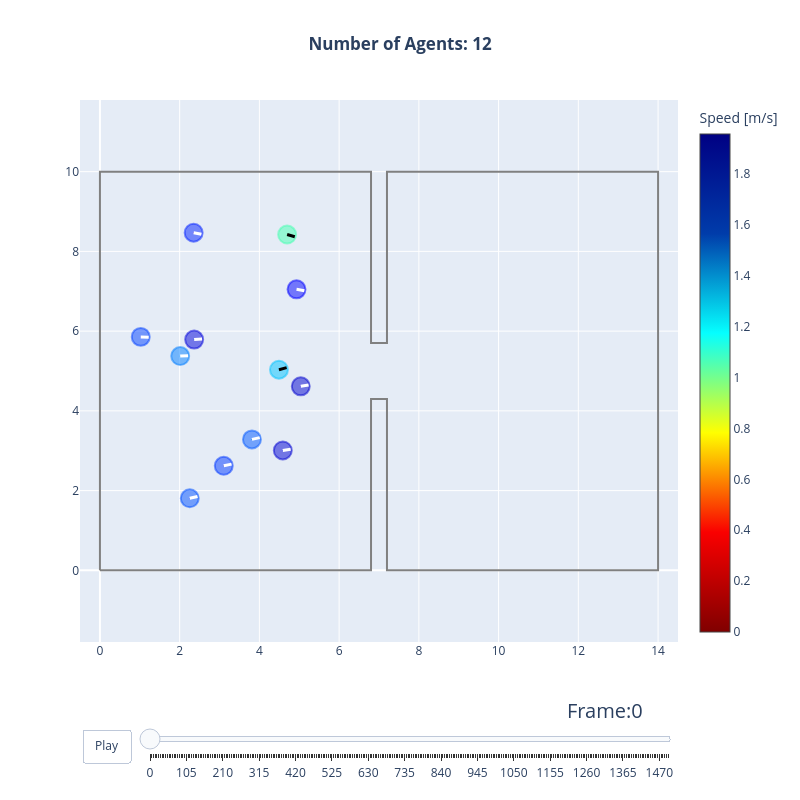

The notebook cell saved with this chart:
### Markdown cell above
## Scenario 2 -- bottleneck (12 agents, 1.4 m aperture)

An hourglass room pinched to a 1.4 m opening -- mid-range of the tier-1
training distribution. This probes crowd behaviour rather than solo
navigation: queueing, merging and flow through the neck.

With training-parity contact physics active (the `walkable_geometry`
argument), agents can no longer pass through each other: a real queue
forms at the neck. At the self-configured trained dynamics, 11 of 12
agents exit within 60 s of simulated time with a minimum
centre-to-centre distance of ~0.35 m (head-on body contact is 0.30 m;
pre-physics this bottomed out at ~0.04 m); the twelfth enters the
absorbing state near the lower wall before the neck. The honest
trade-offs: hard contact turns ghosting into queueing with throughput
below the empirical range, and the snappy trained dynamics expose the
freeze mode -- both policy-behaviour questions (yielding, dense
packing, wall recovery), not adapter ones.

### Code cell
import numpy as np

BOTTLENECK_AREA = shapely.Polygon(
    [
        (0, 0), (6.8, 0), (6.8, 4.3), (7.2, 4.3), (7.2, 0), (14, 0),
        (14, 10), (7.2, 10), (7.2, 5.7), (6.8, 5.7), (6.8, 10), (0, 10),
    ]
)
BOTTLENECK_EXIT = [(13.0, 4.0), (14.0, 4.0), (14.0, 6.0), (13.0, 6.0)]

rng = np.random.default_rng(7)
BOTTLENECK_SPAWNS = [
    (float(x), float(y))
    for x, y in zip(rng.uniform(1.0, 5.5, 12), rng.uniform(1.5, 8.5, 12))
]

bottleneck_file = run_scenario(
    "bottleneck", BOTTLENECK_AREA, BOTTLENECK_EXIT, BOTTLENECK_SPAWNS
)
trajectory_data, walkable_area = read_sqlite_file(bottleneck_file)
animate(trajectory_data, walkable_area, every_nth_frame=5, radius=0.225)
